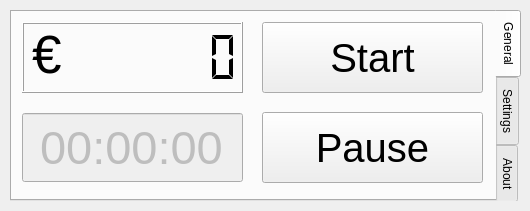
<?xml version="1.0" encoding="UTF-8"?>
<ui version="4.0">
 <class>Calc</class>
 <widget class="QWidget" name="Calc">
  <property name="enabled">
   <bool>true</bool>
  </property>
  <property name="geometry">
   <rect>
    <x>0</x>
    <y>0</y>
    <width>530</width>
    <height>211</height>
   </rect>
  </property>
  <property name="windowTitle">
   <string>Calc</string>
  </property>
  <widget class="QTabWidget" name="tabWidget">
   <property name="geometry">
    <rect>
     <x>10</x>
     <y>10</y>
     <width>511</width>
     <height>191</height>
    </rect>
   </property>
   <property name="tabPosition">
    <enum>QTabWidget::East</enum>
   </property>
   <property name="currentIndex">
    <number>0</number>
   </property>
   <property name="usesScrollButtons">
    <bool>false</bool>
   </property>
   <widget class="QWidget" name="tab">
    <attribute name="title">
     <string>General</string>
    </attribute>
    <widget class="QPushButton" name="startButton">
     <property name="geometry">
      <rect>
       <x>250</x>
       <y>10</y>
       <width>221</width>
       <height>71</height>
      </rect>
     </property>
     <property name="font">
      <font>
       <pointsize>30</pointsize>
      </font>
     </property>
     <property name="text">
      <string>Start</string>
     </property>
    </widget>
    <widget class="QLCDNumber" name="lcdNumber">
     <property name="geometry">
      <rect>
       <x>10</x>
       <y>10</y>
       <width>221</width>
       <height>71</height>
      </rect>
     </property>
     <property name="lineWidth">
      <number>1</number>
     </property>
     <property name="midLineWidth">
      <number>0</number>
     </property>
     <property name="smallDecimalPoint">
      <bool>false</bool>
     </property>
     <property name="numDigits">
      <number>8</number>
     </property>
     <property name="digitCount">
      <number>8</number>
     </property>
     <property name="segmentStyle">
      <enum>QLCDNumber::Flat</enum>
     </property>
     <property name="value" stdset="0">
      <double>0.000000000000000</double>
     </property>
    </widget>
    <widget class="QTimeEdit" name="timeEdit">
     <property name="enabled">
      <bool>false</bool>
     </property>
     <property name="geometry">
      <rect>
       <x>10</x>
       <y>100</y>
       <width>221</width>
       <height>71</height>
      </rect>
     </property>
     <property name="font">
      <font>
       <pointsize>35</pointsize>
      </font>
     </property>
     <property name="alignment">
      <set>Qt::AlignCenter</set>
     </property>
     <property name="readOnly">
      <bool>true</bool>
     </property>
     <property name="buttonSymbols">
      <enum>QAbstractSpinBox::NoButtons</enum>
     </property>
     <property name="displayFormat">
      <string>HH:mm:ss</string>
     </property>
    </widget>
    <widget class="QLabel" name="label_28">
     <property name="geometry">
      <rect>
       <x>20</x>
       <y>10</y>
       <width>41</width>
       <height>66</height>
      </rect>
     </property>
     <property name="font">
      <font>
       <pointsize>40</pointsize>
      </font>
     </property>
     <property name="text">
      <string>€</string>
     </property>
    </widget>
    <widget class="QPushButton" name="pauseButton">
     <property name="geometry">
      <rect>
       <x>250</x>
       <y>100</y>
       <width>221</width>
       <height>71</height>
      </rect>
     </property>
     <property name="font">
      <font>
       <pointsize>30</pointsize>
      </font>
     </property>
     <property name="text">
      <string>Pause</string>
     </property>
    </widget>
   </widget>
   <widget class="QWidget" name="tab_2">
    <attribute name="title">
     <string>Settings</string>
    </attribute>
    <widget class="QTableWidget" name="tableWidget">
     <property name="geometry">
      <rect>
       <x>10</x>
       <y>10</y>
       <width>321</width>
       <height>161</height>
      </rect>
     </property>
     <property name="columnCount">
      <number>0</number>
     </property>
     <attribute name="verticalHeaderDefaultSectionSize">
      <number>20</number>
     </attribute>
    </widget>
    <widget class="QSpinBox" name="spinBox">
     <property name="geometry">
      <rect>
       <x>350</x>
       <y>30</y>
       <width>71</width>
       <height>22</height>
      </rect>
     </property>
     <property name="maximum">
      <number>20</number>
     </property>
    </widget>
    <widget class="QSpinBox" name="maxCostSpinBox">
     <property name="geometry">
      <rect>
       <x>350</x>
       <y>150</y>
       <width>71</width>
       <height>22</height>
      </rect>
     </property>
     <property name="maximum">
      <number>99999</number>
     </property>
    </widget>
    <widget class="QLabel" name="label_2">
     <property name="geometry">
      <rect>
       <x>350</x>
       <y>130</y>
       <width>71</width>
       <height>16</height>
      </rect>
     </property>
     <property name="text">
      <string>Maximum Cost</string>
     </property>
    </widget>
    <widget class="QLabel" name="label_3">
     <property name="geometry">
      <rect>
       <x>350</x>
       <y>10</y>
       <width>81</width>
       <height>16</height>
      </rect>
     </property>
     <property name="text">
      <string>Total Members</string>
     </property>
    </widget>
    <widget class="QDial" name="dial">
     <property name="geometry">
      <rect>
       <x>400</x>
       <y>60</y>
       <width>71</width>
       <height>81</height>
      </rect>
     </property>
     <property name="maximum">
      <number>20</number>
     </property>
    </widget>
    <widget class="QCheckBox" name="SoundcheckBox">
     <property name="geometry">
      <rect>
       <x>350</x>
       <y>80</y>
       <width>51</width>
       <height>17</height>
      </rect>
     </property>
     <property name="text">
      <string>Sound</string>
     </property>
    </widget>
   </widget>
   <widget class="QWidget" name="tab_3">
    <attribute name="title">
     <string>About</string>
    </attribute>
    <widget class="QGraphicsView" name="graphicsView">
     <property name="geometry">
      <rect>
       <x>10</x>
       <y>10</y>
       <width>131</width>
       <height>101</height>
      </rect>
     </property>
     <property name="frameShape">
      <enum>QFrame::NoFrame</enum>
     </property>
     <property name="frameShadow">
      <enum>QFrame::Plain</enum>
     </property>
     <property name="lineWidth">
      <number>0</number>
     </property>
     <property name="backgroundBrush">
      <brush brushstyle="NoBrush">
       <color alpha="0">
        <red>0</red>
        <green>0</green>
        <blue>0</blue>
       </color>
      </brush>
     </property>
    </widget>
    <widget class="QLabel" name="label">
     <property name="geometry">
      <rect>
       <x>150</x>
       <y>10</y>
       <width>321</width>
       <height>121</height>
      </rect>
     </property>
     <property name="text">
      <string>&lt;!DOCTYPE HTML PUBLIC &quot;-//W3C//DTD HTML 4.0//EN&quot; &quot;http://www.w3.org/TR/REC-html40/strict.dtd&quot;&gt;
&lt;html&gt;&lt;head&gt;&lt;meta name=&quot;qrichtext&quot; content=&quot;1&quot; /&gt;&lt;style type=&quot;text/css&quot;&gt;
p, li { white-space: pre-wrap; }
&lt;/style&gt;&lt;/head&gt;&lt;body style=&quot; font-family:'MS Shell Dlg 2'; font-size:8.25pt; font-weight:400; font-style:normal;&quot;&gt;
&lt;p style=&quot; margin-top:0px; margin-bottom:0px; margin-left:0px; margin-right:0px; -qt-block-indent:0; text-indent:0px;&quot;&gt;&lt;span style=&quot; font-size:11pt; font-weight:600;&quot;&gt;Chat Cost Calculator v0.40&lt;/span&gt;&lt;/p&gt;
&lt;p style=&quot; margin-top:0px; margin-bottom:0px; margin-left:0px; margin-right:0px; -qt-block-indent:0; text-indent:0px;&quot;&gt;&lt;span style=&quot; font-size:9pt;&quot;&gt;This tool calculate real-time the cost of a chat or meeting. &lt;/span&gt;&lt;/p&gt;
&lt;p style=&quot; margin-top:0px; margin-bottom:0px; margin-left:0px; margin-right:0px; -qt-block-indent:0; text-indent:0px;&quot;&gt;&lt;span style=&quot; font-size:9pt;&quot;&gt;Amount of members can be controlled in the settings tab.&lt;/span&gt;&lt;/p&gt;
&lt;p style=&quot; margin-top:0px; margin-bottom:0px; margin-left:0px; margin-right:0px; -qt-block-indent:0; text-indent:0px;&quot;&gt;&lt;span style=&quot; font-size:9pt;&quot;&gt;Check www.plaatsoft.nl for the latest information.&lt;/span&gt;&lt;/p&gt;
&lt;p style=&quot;-qt-paragraph-type:empty; margin-top:0px; margin-bottom:0px; margin-left:0px; margin-right:0px; -qt-block-indent:0; text-indent:0px; font-size:9pt;&quot;&gt;&lt;/p&gt;
&lt;p style=&quot; margin-top:0px; margin-bottom:0px; margin-left:0px; margin-right:0px; -qt-block-indent:0; text-indent:0px;&quot;&gt;&lt;span style=&quot; font-size:10pt; font-weight:600;&quot;&gt;Created by:&lt;/span&gt;&lt;/p&gt;
&lt;p style=&quot; margin-top:0px; margin-bottom:0px; margin-left:0px; margin-right:0px; -qt-block-indent:0; text-indent:0px;&quot;&gt;&lt;span style=&quot; font-size:9pt;&quot;&gt;Willem van der Plaat &lt;/span&gt;&lt;/p&gt;
&lt;p style=&quot; margin-top:0px; margin-bottom:0px; margin-left:0px; margin-right:0px; -qt-block-indent:0; text-indent:0px;&quot;&gt;&lt;span style=&quot; font-size:9pt;&quot;&gt;Marius Hoekenga&lt;/span&gt;&lt;/p&gt;
&lt;p style=&quot;-qt-paragraph-type:empty; margin-top:0px; margin-bottom:0px; margin-left:0px; margin-right:0px; -qt-block-indent:0; text-indent:0px; font-size:10pt;&quot;&gt;&lt;/p&gt;&lt;/body&gt;&lt;/html&gt;</string>
     </property>
    </widget>
    <widget class="QLabel" name="label_4">
     <property name="geometry">
      <rect>
       <x>40</x>
       <y>140</y>
       <width>411</width>
       <height>31</height>
      </rect>
     </property>
     <property name="text">
      <string>&lt;!DOCTYPE HTML PUBLIC &quot;-//W3C//DTD HTML 4.0//EN&quot; &quot;http://www.w3.org/TR/REC-html40/strict.dtd&quot;&gt;
&lt;html&gt;&lt;head&gt;&lt;meta name=&quot;qrichtext&quot; content=&quot;1&quot; /&gt;&lt;style type=&quot;text/css&quot;&gt;
p, li { white-space: pre-wrap; }
&lt;/style&gt;&lt;/head&gt;&lt;body style=&quot; font-family:'MS Shell Dlg 2'; font-size:8.25pt; font-weight:400; font-style:normal;&quot;&gt;
&lt;p style=&quot; margin-top:0px; margin-bottom:0px; margin-left:0px; margin-right:0px; -qt-block-indent:0; text-indent:0px;&quot;&gt;&lt;span style=&quot; font-size:9pt; color:#000000;&quot;&gt;This software is open source and may be copied, distributed or modified &lt;/span&gt;&lt;/p&gt;
&lt;p style=&quot; margin-top:0px; margin-bottom:0px; margin-left:0px; margin-right:0px; -qt-block-indent:0; text-indent:0px;&quot;&gt;&lt;span style=&quot; font-size:9pt; color:#000000;&quot;&gt;   under the terms of the GNU General Public License (GPL) version 2&lt;/span&gt;&lt;/p&gt;&lt;/body&gt;&lt;/html&gt;</string>
     </property>
    </widget>
   </widget>
  </widget>
 </widget>
 <layoutdefault spacing="6" margin="11"/>
 <tabstops>
  <tabstop>timeEdit</tabstop>
  <tabstop>startButton</tabstop>
 </tabstops>
 <resources/>
 <connections/>
</ui>
